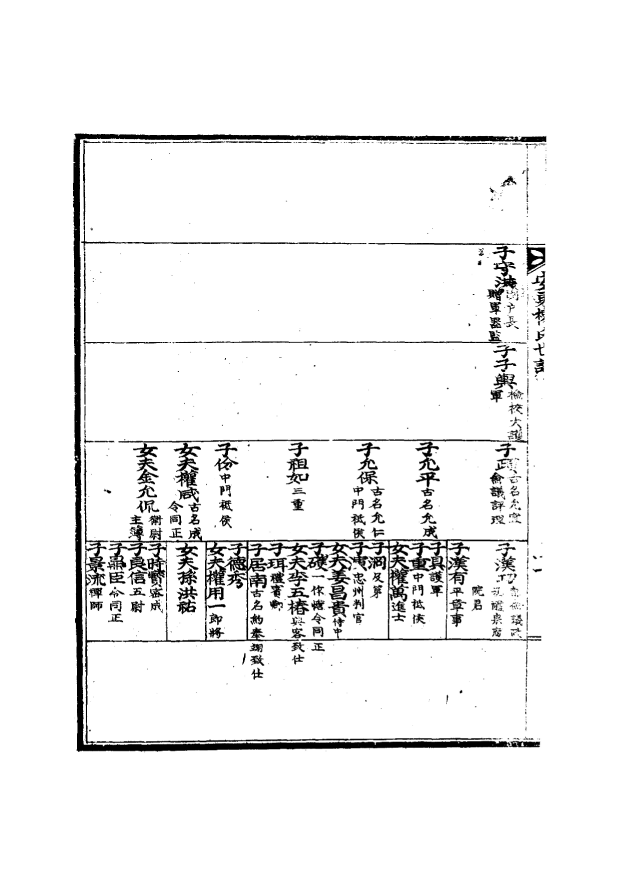
#> input picture facsimile/jpg/songwabo_vol1_01b.jpg, 2481 x 3509 px (shown at 1/4 size); its folder holds 3 pictures in this run
$ python build_images.py ../facsimile/jpg/songwabo_vol1_01b.jpg
#> lines starting #> are read from the running program, lines starting #| are printed output that depends on the picture
#!/usr/bin/env python3
"""Derive web-sized facsimile pages and thumbnails; copy the full scans; prepare the notebook's SVG renders.

  python3 scripts/build_images.py            # only what is missing
  python3 scripts/build_images.py --force    # everything again

facsimile/jpg/songwabo_vol1_06a.jpg (2481x3509, ~0.7 MB)
  -> web/facsimile/pages/vol1_06a.jpg   long side 1800 px, JPEG q82  (~250 KB)
  -> web/facsimile/thumbs/vol1_06a.jpg  long side 320 px,  JPEG q70   (~15 KB)
  -> web/facsimile/full/vol1_06a.jpg    the scan as it is, for deep zoom (~0.7 MB)
inspection/png/vol1_06a.png (6000x2250)
  -> web/notebook/vol1_06a.svg          the notebook's SVG render, styles turned into classes, sheet removed (~180 KB)
The originals are never touched. Derivatives are gitignored and rebuilt by this
script; the site serves only the derivatives.
"""
import os, re, shutil, sys
from PIL import Image
ROOT = os.path.dirname(os.path.dirname(os.path.abspath(__file__)))
FORCE = '--force' in sys.argv
def out_of_date(src, dst): return FORCE or not os.path.exists(dst) or os.path.getmtime(dst) < os.path.getmtime(src)
n = 0
for d in ('facsimile/pages', 'facsimile/thumbs', 'facsimile/full', 'notebook'):
    os.makedirs(os.path.join(ROOT, 'web', d), exist_ok=True)
src_dir = os.path.join(ROOT, 'facsimile', 'jpg')
for f in sorted(os.listdir(src_dir)):
    m = re.match(r'songwabo_(vol\d+_\d+[ab])\.jpg$', f)
    if not m: continue
    key = m.group(1); src = os.path.join(src_dir, f)
    page = os.path.join(ROOT, 'web', 'facsimile', 'pages', key + '.jpg')
    thumb = os.path.join(ROOT, 'web', 'facsimile', 'thumbs', key + '.jpg')
    full = os.path.join(ROOT, 'web', 'facsimile', 'full', key + '.jpg')
    if out_of_date(src, full):
        # deep zoom: the scan as it is, byte for byte, fetched only past 1.35x
        shutil.copyfile(src, full); n += 1
    if out_of_date(src, page) or out_of_date(src, thumb):
        im = Image.open(src).convert('RGB')
#> im is the input picture: PIL image 2481x3509 RGB; min 0, max 255, mean 240.5
        big = im.copy(); big.thumbnail((1800, 1800), Image.LANCZOS); big.save(page, 'JPEG', quality=82, optimize=True, progressive=True)
#> after `big.thumbnail((1800, 1800), Image.LANCZOS)`:
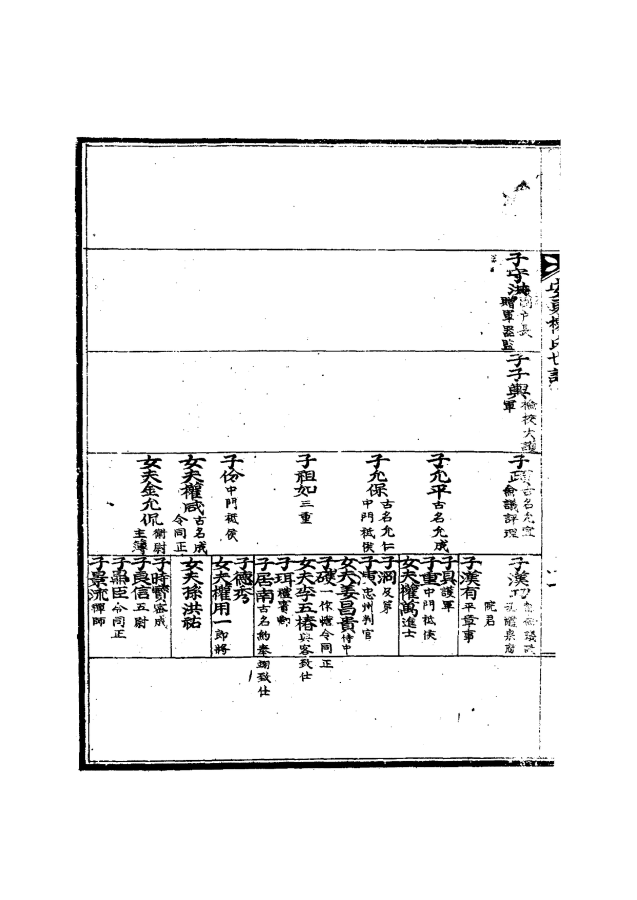
#> big: PIL image 1273x1800 RGB (shown at 1/2 size); min 0, max 255, mean 240.4
        sm = im.copy(); sm.thumbnail((320, 320), Image.LANCZOS); sm.save(thumb, 'JPEG', quality=70, optimize=True)
#> after `sm.thumbnail((320, 320), Image.LANCZOS)`:
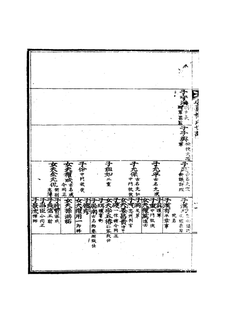
#> sm: PIL image 226x320 RGB; min 0, max 255, mean 240
        n += 1
#> pass 2 of the loop `for f in sorted(os.listdir(src_dir)):`:
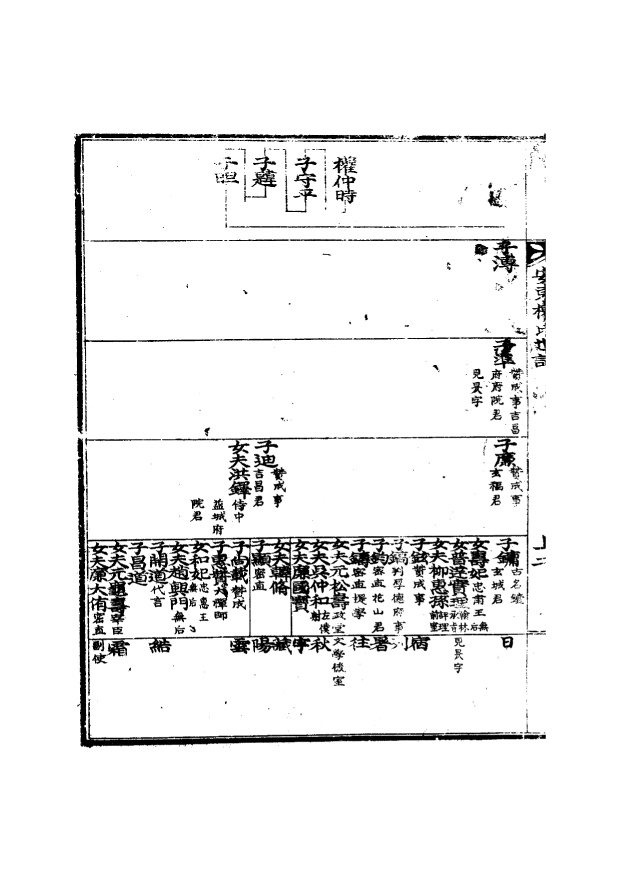
#> input picture facsimile/jpg/songwabo_vol1_02b.jpg, 2481 x 3509 px (shown at 1/4 size)
#> im is the input picture: PIL image 2481x3509 RGB; min 0, max 255, mean 238.9
#> `big.thumbnail((1800, 1800), Image.LANCZOS)`:
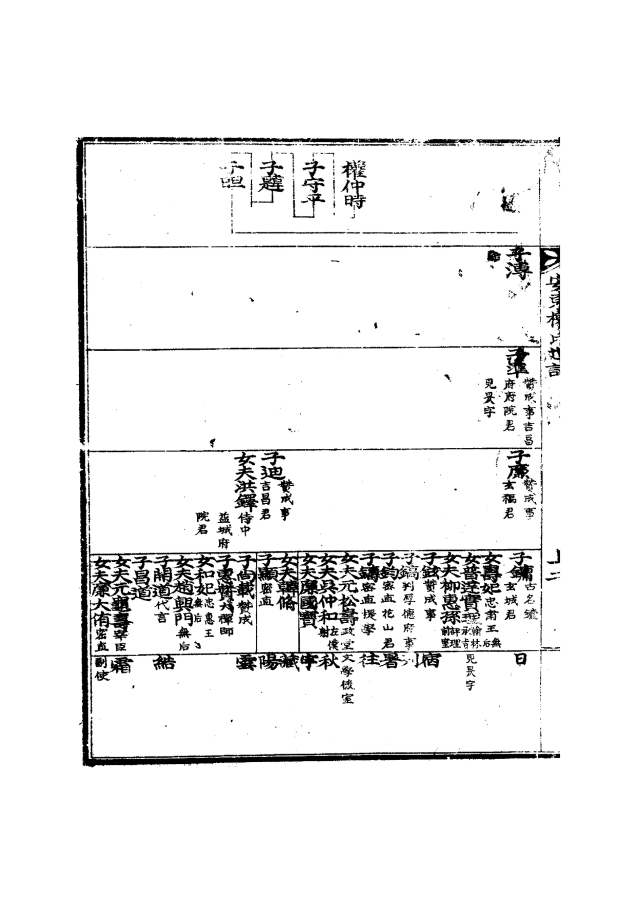
#> big: PIL image 1273x1800 RGB (shown at 1/2 size); min 0, max 255, mean 238.9
#> `sm.thumbnail((320, 320), Image.LANCZOS)`:
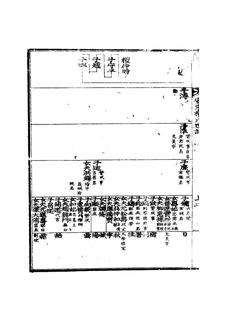
#> sm: PIL image 226x320 RGB; min 0, max 255, mean 238.4
#> pass 3 of the loop `for f in sorted(os.listdir(src_dir)):`:
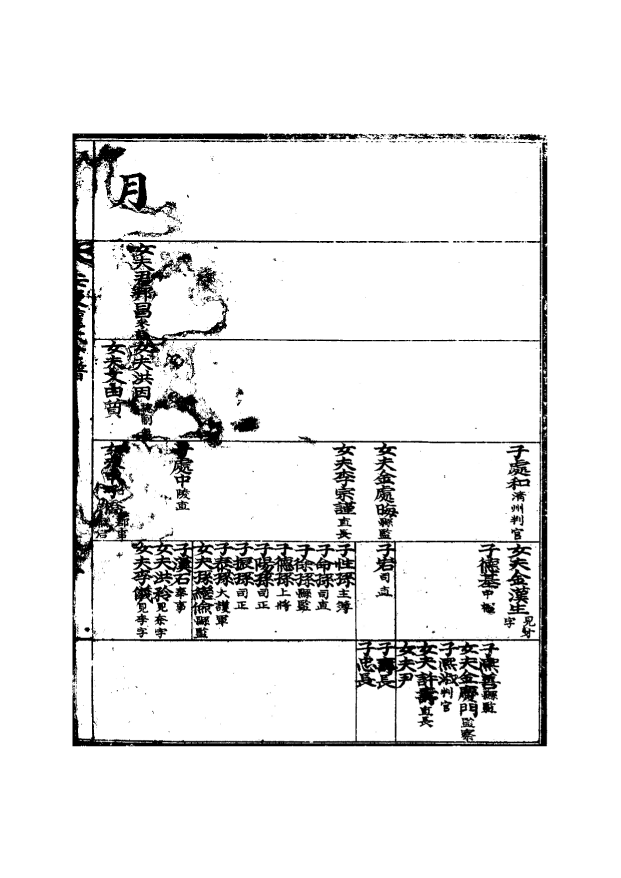
#> input picture facsimile/jpg/songwabo_vol1_10a.jpg, 2481 x 3509 px (shown at 1/4 size)
#> im is the input picture: PIL image 2481x3509 RGB; min 0, max 255, mean 233.7
#> `big.thumbnail((1800, 1800), Image.LANCZOS)`:
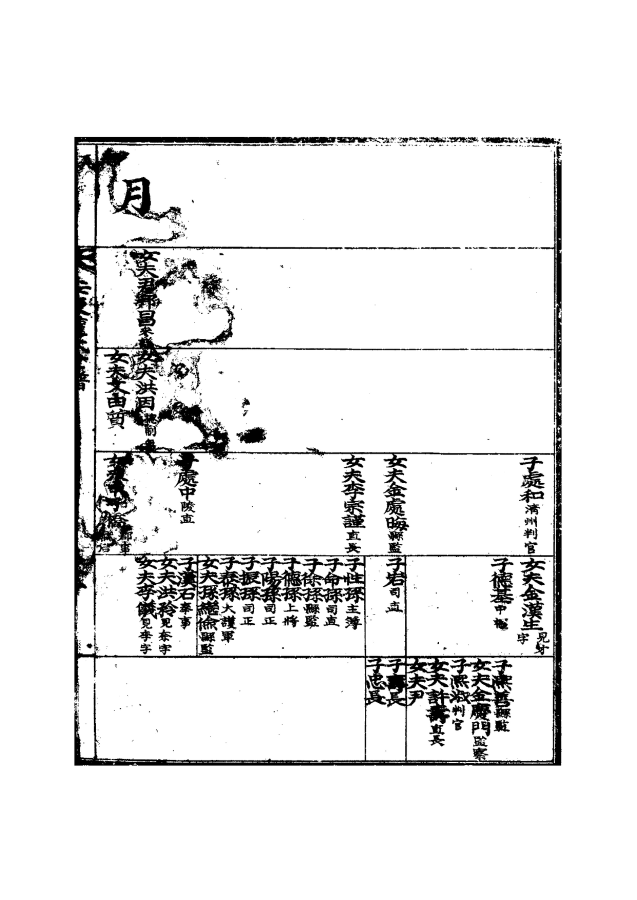
#> big: PIL image 1273x1800 RGB (shown at 1/2 size); min 0, max 255, mean 233.7
#> `sm.thumbnail((320, 320), Image.LANCZOS)`:
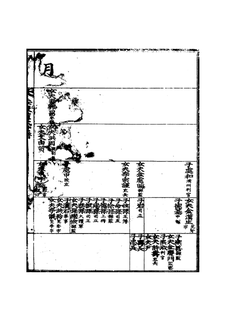
#> sm: PIL image 226x320 RGB; min 0, max 255, mean 233.1
# The notebook's SVG renders, made web-native: the XML prologue, the DOCTYPE
# and the metadata go; the white figure sheet goes (the page's own sheet shows
# through); matplotlib's inline styles become classes, so the page can colour
# the lines, the glyphs, the label boxes and the nodes with its theme's tokens.
# Glyphs are already paths (no font is needed). The page inlines the file.
STYLE_CLASS = {
    'fill: #add8e6; fill-opacity: 0.85; stroke: #add8e6; stroke-opacity: 0.85': 'nb-node',
    'stroke: #add8e6; stroke-opacity: 0.85': 'nb-node',
    'stroke: #000000; stroke-width: 2; stroke-linecap: round': 'nb-ink',
    'fill: none; stroke: #000000; stroke-width: 2; stroke-linecap: round': 'nb-line',
    'fill: #ffffff; stroke: #ffffff; stroke-linejoin: miter': 'nb-box',
}
def web_svg(text):
    text = re.sub(r'<\?xml[^>]*\?>\s*', '', text)
    text = re.sub(r'<!DOCTYPE[^>]*>\s*', '', text, flags=re.S)
    text = re.sub(r'\s*<metadata>.*?</metadata>', '', text, flags=re.S)
    # matplotlib's <style>*{…}</style> would apply to the whole page once inlined; app.css restates it scoped
    text = re.sub(r'\s*<defs>\s*<style type="text/css">\*\{[^}]*\}</style>\s*</defs>', '', text, flags=re.S)
    text = re.sub(r'\s*<g id="patch_1">\s*<path d="[^"]*"\s*style="fill: #ffffff"/>\s*</g>', '', text, flags=re.S)
    text = re.sub(r'\s*<g id="patch_1">.*?</g>', '', text, count=1, flags=re.S) if 'id="patch_1"' in text else text
    def cls(m):
        c = STYLE_CLASS.get(m.group(1))
        return 'class="%s"' % c if c else m.group(0)
    text = re.sub(r'style="([^"]*)"', cls, text)
    return text
nb_dir = os.path.join(ROOT, 'inspection', 'svg')
#> (the run stopped early here; a loop or call above may not have finished)
